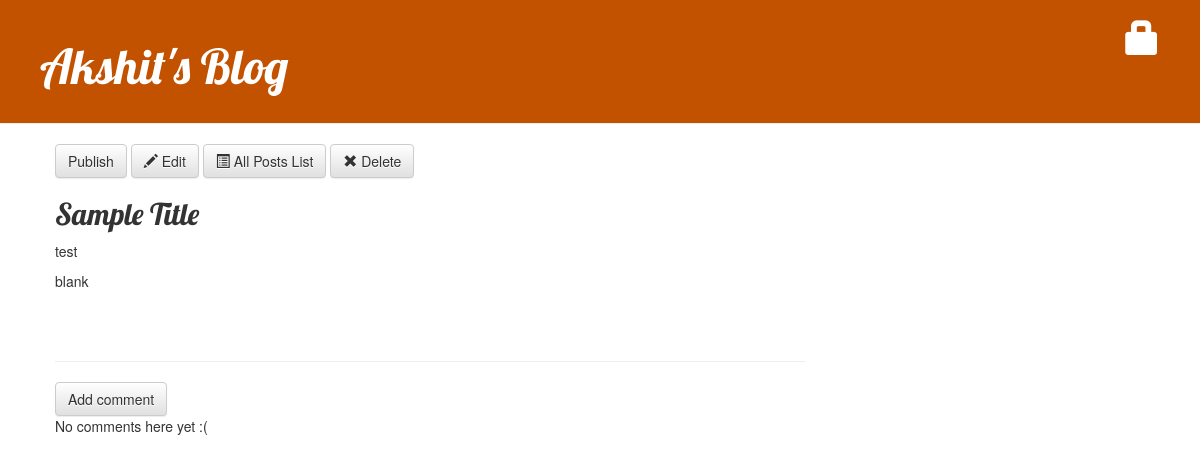
Page /post/5/ on the earlier database version.
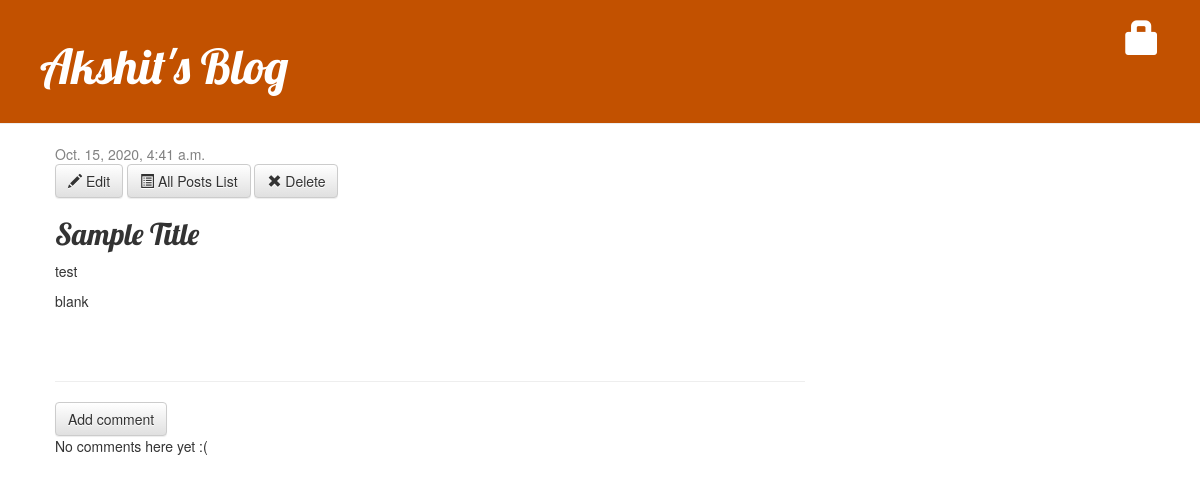
Same page on the later database version.
### demo/models.py (models this page shows, shortened)
class Post(models.Model):
    author = models.ForeignKey(settings.AUTH_USER_MODEL, on_delete=models.CASCADE, help_text='Select the Author')
    title = models.CharField(max_length = 200, help_text = 'Enter title')
    text = models.TextField(help_text = 'Enter text')
    created_date = models.DateTimeField(default = timezone.now,)
    published_date = models.DateTimeField(null = True, blank = True)
    reference = models.URLField(help_text='Enter the reference to your Blog Post', blank=True)

### demo/views.py (the view)
# urls.py: path('post/<int:pk>/', views.post_detail, name='post_detail'),
def post_detail(request, pk):
    post = get_object_or_404(Post, pk=pk)
    return render(request, 'demo/post_detail.html', {'post': post})

### demo/templates/demo/post_detail.html
{% extends 'demo/base.html' %}
{% block content %}
    <div class="post">
        {% if post.published_date %}
            <div class="date">
                {{ post.published_date }}
            </div>
        {% else %}
            <a class="btn btn-default" href="{% url 'post_publish' pk=post.pk %}">Publish</a>
        {% endif %}
        <a class="btn btn-default" href="{% url 'post_edit' pk=post.pk %}"><span class="glyphicon glyphicon-pencil"></span> Edit </a>
        <a class = "btn btn-default" href="{% url 'post_list' %}"><span class="glyphicon glyphicon-list-alt"></span> All Posts List </a>
        <a class="btn btn-default" href="{% url 'post_remove' pk=post.pk %}"><span class="glyphicon glyphicon-remove"></span> Delete </a>
        <h2>{{ post.title }}</h2>
        <p>{{ post.text|linebreaksbr }}</p>
        <p>{{ post.reference }}</p>
    </div>
    <hr>
    <a class="btn btn-default" href="{% url 'add_comment_to_post' pk=post.pk %}">Add comment</a>
    {% for comment in post.comments.all %}
        {% if user.is_authenticated or comment.comment_approved %}
            <div class="comment">
                <div class="date">
                    {{ comment.created_date }}
                    {% if not comment.approved_content %}
                        <a class="btn btn-default" href="{% url 'comment_remove' pk=comment.pk %}"><span class="glyphicon glyphicon-remove"></span></a>
                        <a class="btn btn-default" href="{% url 'comment_approve' pk=comment.pk %}"><span class="glyphicon glyphicon-ok"></span></a>
                    {% endif %}
                </div>
                <strong>{{ comment.author }}</strong>
                <p>{{ comment.text|linebreaks }}</p>
            </div>
            {% endif %}
    {% empty %}
        <p>No comments here yet :(</p>
    {% endfor %}
{% endblock %}

Differences in the rows shown:
changed Post "Sample Title": published_date (not shown) → "Oct. 15, 2020, 4:41 a.m."
Other differences:
text no longer shown: "Publish"
